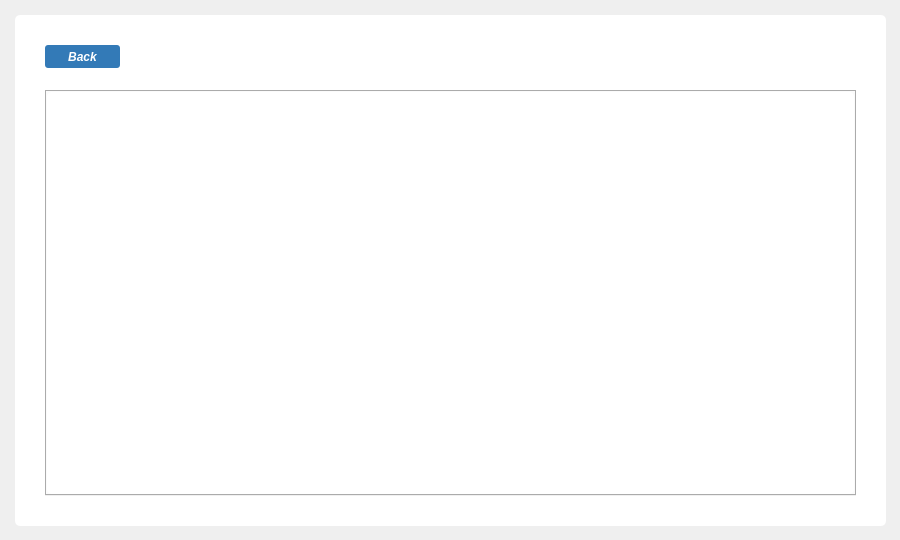
<?xml version="1.0" encoding="UTF-8"?>
<ui version="4.0">
 <class>Form</class>
 <widget class="QWidget" name="Form">
  <property name="geometry">
   <rect>
    <x>0</x>
    <y>0</y>
    <width>900</width>
    <height>540</height>
   </rect>
  </property>
  <property name="windowTitle">
   <string>Form</string>
  </property>
  <widget class="QFrame" name="frame">
   <property name="geometry">
    <rect>
     <x>15</x>
     <y>15</y>
     <width>871</width>
     <height>511</height>
    </rect>
   </property>
   <property name="styleSheet">
    <string notr="true">QFrame{
border-radius: 5px;
background: #fff;
}

QWidget{
font-family: &quot;Segoe UI&quot;;
}

QPushButton#btn_back{
background-color: #337AB7;
font-weight: bold;
font-style: italic;
color: #fff;
font-size: 12px;
border-radius: 3px;
}
QPushButton:hove#btn_backr{
background-color: #135A97;
}

QPushButton:pressed#btn_back{
background-color: qlineargradient(spread:pad, x1:0, y1:0, x2:0, y2:1, stop:0 #337AB7, stop:1 #135A97);
}</string>
   </property>
   <property name="frameShape">
    <enum>QFrame::StyledPanel</enum>
   </property>
   <property name="frameShadow">
    <enum>QFrame::Raised</enum>
   </property>
   <widget class="QPushButton" name="btn_back">
    <property name="geometry">
     <rect>
      <x>30</x>
      <y>30</y>
      <width>75</width>
      <height>23</height>
     </rect>
    </property>
    <property name="font">
     <font>
      <family>Segoe UI</family>
      <pointsize>-1</pointsize>
      <weight>75</weight>
      <italic>true</italic>
      <bold>true</bold>
     </font>
    </property>
    <property name="cursor">
     <cursorShape>PointingHandCursor</cursorShape>
    </property>
    <property name="styleSheet">
     <string notr="true"/>
    </property>
    <property name="text">
     <string>Back</string>
    </property>
   </widget>
   <widget class="QTabWidget" name="tab_widget">
    <property name="geometry">
     <rect>
      <x>30</x>
      <y>75</y>
      <width>811</width>
      <height>406</height>
     </rect>
    </property>
    <property name="currentIndex">
     <number>-1</number>
    </property>
   </widget>
  </widget>
 </widget>
 <resources/>
 <connections/>
</ui>
